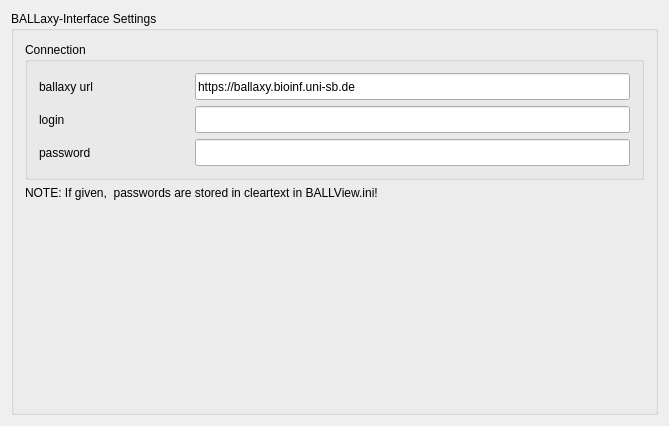
<?xml version="1.0" encoding="UTF-8"?>
<ui version="4.0">
 <class>BALLaxyInterfacePreferencesData</class>
 <widget class="QWidget" name="BALLaxyInterfacePreferencesData">
  <property name="geometry">
   <rect>
    <x>0</x>
    <y>0</y>
    <width>669</width>
    <height>426</height>
   </rect>
  </property>
  <property name="sizePolicy">
   <sizepolicy hsizetype="Preferred" vsizetype="Preferred">
    <horstretch>0</horstretch>
    <verstretch>0</verstretch>
   </sizepolicy>
  </property>
  <property name="minimumSize">
   <size>
    <width>0</width>
    <height>0</height>
   </size>
  </property>
  <property name="maximumSize">
   <size>
    <width>32000</width>
    <height>32000</height>
   </size>
  </property>
  <property name="windowTitle">
   <string>BALLaxyInterfacePreferences</string>
  </property>
  <layout class="QVBoxLayout" name="verticalLayout_2">
   <item>
    <widget class="QGroupBox" name="groupBox31">
     <property name="title">
      <string>BALLaxy-Interface Settings</string>
     </property>
     <layout class="QVBoxLayout" name="verticalLayout_3">
      <item>
       <widget class="QGroupBox" name="proxy_settings_group">
        <property name="enabled">
         <bool>true</bool>
        </property>
        <property name="title">
         <string>Connection</string>
        </property>
        <layout class="QVBoxLayout" name="verticalLayout_4">
         <item>
          <layout class="QVBoxLayout" name="verticalLayout">
           <item>
            <layout class="QHBoxLayout" name="horizontalLayout_2">
             <item>
              <widget class="QLabel" name="textLabel1_2">
               <property name="sizePolicy">
                <sizepolicy hsizetype="Minimum" vsizetype="Preferred">
                 <horstretch>0</horstretch>
                 <verstretch>0</verstretch>
                </sizepolicy>
               </property>
               <property name="minimumSize">
                <size>
                 <width>150</width>
                 <height>27</height>
                </size>
               </property>
               <property name="text">
                <string>ballaxy url</string>
               </property>
              </widget>
             </item>
             <item>
              <widget class="QLineEdit" name="url_edit">
               <property name="enabled">
                <bool>true</bool>
               </property>
               <property name="sizePolicy">
                <sizepolicy hsizetype="Expanding" vsizetype="Minimum">
                 <horstretch>0</horstretch>
                 <verstretch>0</verstretch>
                </sizepolicy>
               </property>
               <property name="minimumSize">
                <size>
                 <width>25</width>
                 <height>25</height>
                </size>
               </property>
               <property name="text">
                <string>https://ballaxy.bioinf.uni-sb.de</string>
               </property>
              </widget>
             </item>
            </layout>
           </item>
           <item>
            <layout class="QHBoxLayout" name="horizontalLayout_4">
             <item>
              <widget class="QLabel" name="textLabel1_6">
               <property name="sizePolicy">
                <sizepolicy hsizetype="Minimum" vsizetype="Preferred">
                 <horstretch>0</horstretch>
                 <verstretch>0</verstretch>
                </sizepolicy>
               </property>
               <property name="minimumSize">
                <size>
                 <width>150</width>
                 <height>27</height>
                </size>
               </property>
               <property name="text">
                <string>login</string>
               </property>
              </widget>
             </item>
             <item>
              <widget class="QLineEdit" name="login_edit">
               <property name="enabled">
                <bool>true</bool>
               </property>
               <property name="sizePolicy">
                <sizepolicy hsizetype="Expanding" vsizetype="Minimum">
                 <horstretch>0</horstretch>
                 <verstretch>0</verstretch>
                </sizepolicy>
               </property>
               <property name="minimumSize">
                <size>
                 <width>25</width>
                 <height>25</height>
                </size>
               </property>
              </widget>
             </item>
            </layout>
           </item>
           <item>
            <layout class="QHBoxLayout" name="horizontalLayout_5">
             <item>
              <widget class="QLabel" name="textLabel1_5">
               <property name="sizePolicy">
                <sizepolicy hsizetype="Minimum" vsizetype="Preferred">
                 <horstretch>0</horstretch>
                 <verstretch>0</verstretch>
                </sizepolicy>
               </property>
               <property name="minimumSize">
                <size>
                 <width>150</width>
                 <height>27</height>
                </size>
               </property>
               <property name="text">
                <string>password</string>
               </property>
               <property name="alignment">
                <set>Qt::AlignLeading|Qt::AlignLeft|Qt::AlignVCenter</set>
               </property>
              </widget>
             </item>
             <item>
              <widget class="QLineEdit" name="password_edit">
               <property name="enabled">
                <bool>true</bool>
               </property>
               <property name="sizePolicy">
                <sizepolicy hsizetype="Expanding" vsizetype="Minimum">
                 <horstretch>0</horstretch>
                 <verstretch>0</verstretch>
                </sizepolicy>
               </property>
               <property name="echoMode">
                <enum>QLineEdit::Password</enum>
               </property>
              </widget>
             </item>
            </layout>
           </item>
          </layout>
         </item>
        </layout>
       </widget>
      </item>
      <item>
       <widget class="QLabel" name="label">
        <property name="text">
         <string>NOTE: If given,  passwords are stored in cleartext in BALLView.ini!</string>
        </property>
       </widget>
      </item>
      <item>
       <spacer name="verticalSpacer">
        <property name="orientation">
         <enum>Qt::Vertical</enum>
        </property>
        <property name="sizeHint" stdset="0">
         <size>
          <width>20</width>
          <height>40</height>
         </size>
        </property>
       </spacer>
      </item>
     </layout>
    </widget>
   </item>
  </layout>
 </widget>
 <layoutdefault spacing="6" margin="11"/>
 <tabstops>
  <tabstop>url_edit</tabstop>
 </tabstops>
 <includes>
  <include location="global">BALL/COMMON/global.h</include>
 </includes>
 <resources/>
 <connections/>
</ui>
